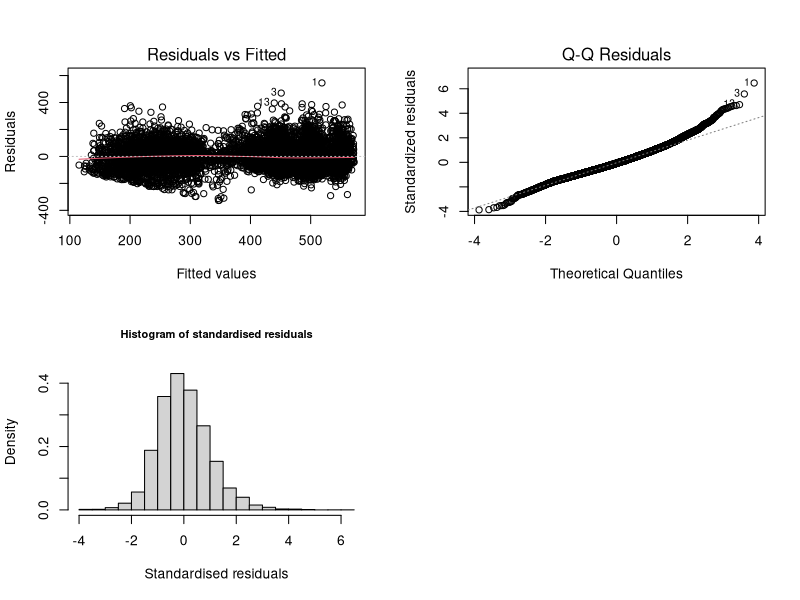

R code for this plot:
## ---- chunk 1
library(dplyr)       
library(tidyr)      
library(readr)      
library(lubridate)
library(arm)
library(tidyselect)
library(ggplot2)
## ---- chunk 2
data<-read.csv("data/RWNS_cleaned.csv", header=TRUE,stringsAsFactors=TRUE)
## ---- chunk 3
data<-read.csv("data/RWNS_cleaned.csv", header=TRUE,stringsAsFactors=TRUE)
## ---- chunk 4
data$sen <- as.factor(data$sen)
data$computer <- as.factor(data$computer)
data$gender <- as.factor(data$gender)
## ---- chunk 5
model <- lm(ks4score ~ . - fiveem - sen - computer - gender - k3ma - k3sc - singlepar - tuition - exclude - absent, data = data)
## ---- chunk 6
par(mfrow=c(2,2))
plot(model, which=c(1,2))
hist(rstandard(model), freq = FALSE ,
     main="Histogram of standardised residuals",
     cex.main=0.8, xlab="Standardised residuals")
